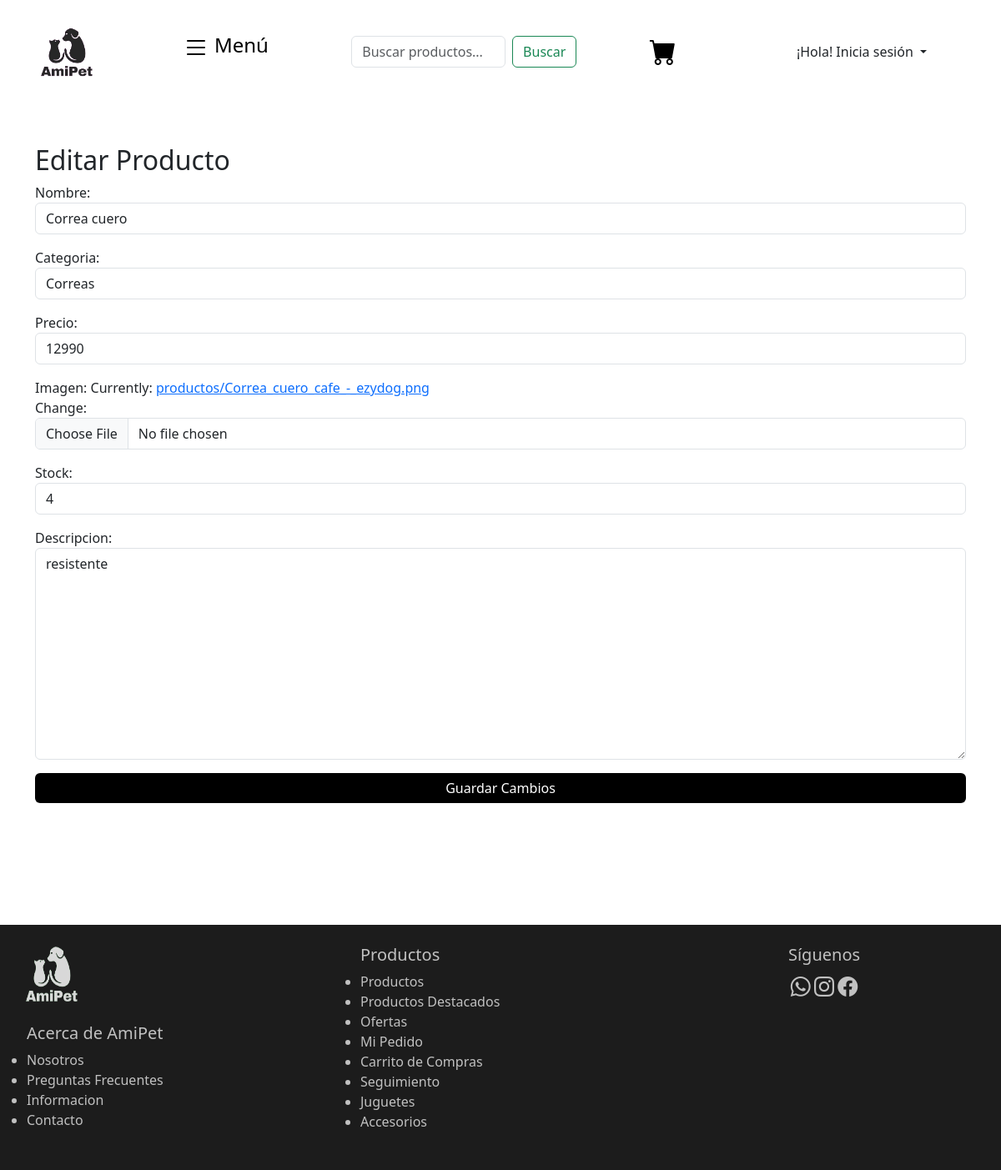
Before: /producto/2/editar/ with the older database file.
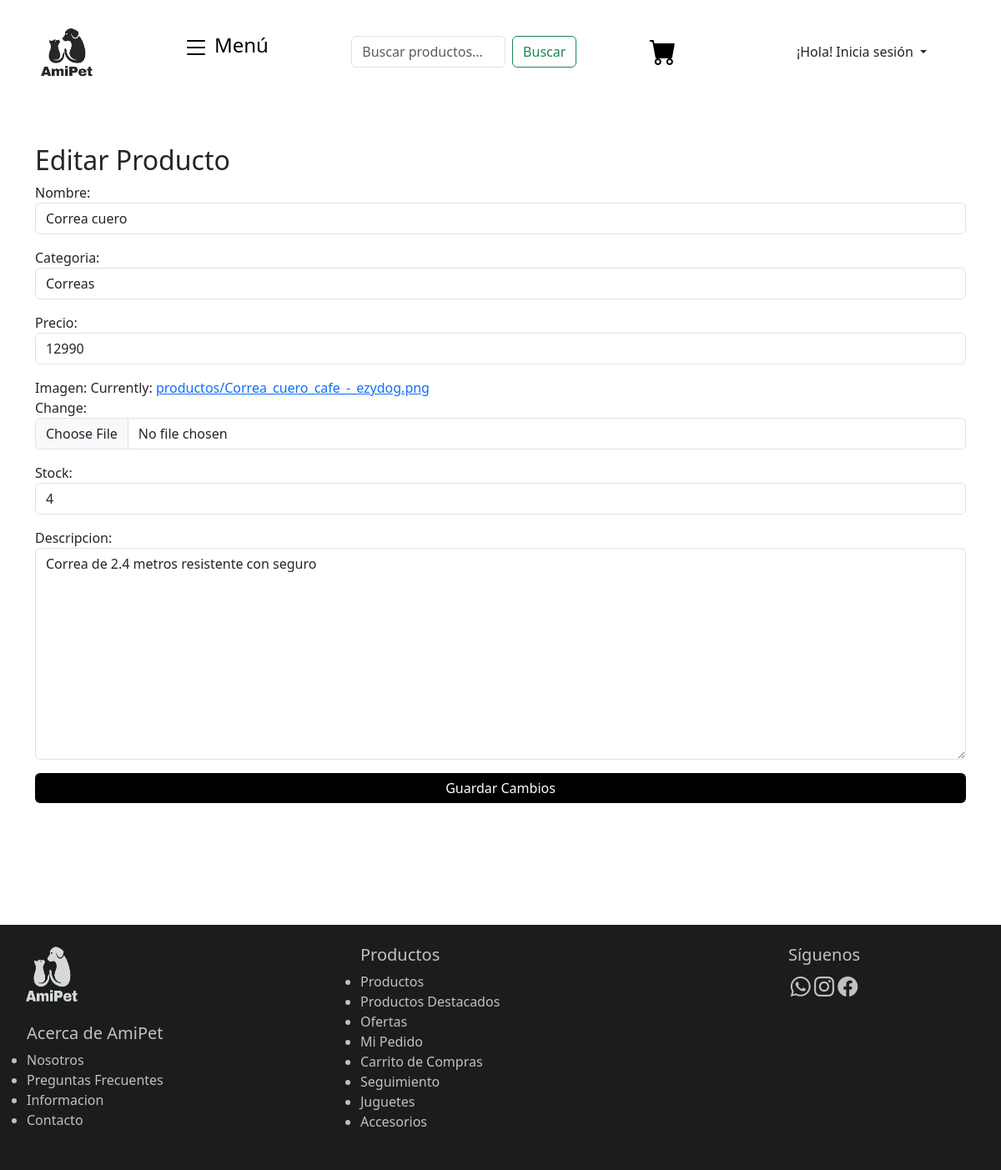
After: the same page with the newer database file.
### CarritoApp/models.py (models this page shows, shortened)
class Producto(models.Model):
    nombre = models.CharField(max_length=64)
    categoria = models.ForeignKey(Categoria, on_delete=models.CASCADE)  # Updated to ForeignKey
    precio = models.IntegerField()
    imagen = models.ImageField(upload_to='productos/', default='media/default.png')
    stock = models.IntegerField(default=0)
    descripcion = models.TextField(blank=True, null=True)

class Categoria(models.Model):
    nombre = models.CharField(max_length=50, unique=True)
    def __str__(self):
        return self.nombre

### CarritoApp/views.py (the view)
# urls.py: path('producto/<int:pk>/editar/', views.editar_producto, name='editar_producto'),
def editar_producto(request, pk):
    producto = get_object_or_404(Producto, pk=pk)
    if request.method == 'POST':
        form = ProductoForm(request.POST, request.FILES, instance=producto)
        if form.is_valid():
            form.save()
            return redirect('Tienda')  # Redirige a la lista de productos o a otro lugar
    else:
        form = ProductoForm(instance=producto)
    return render(request, 'editar_producto.html', {'form': form})

### CarritoApp/forms.py
class ProductoForm(forms.ModelForm):
    class Meta:
        model = Producto
        fields = ['nombre', 'categoria', 'precio', 'imagen', 'stock', 'descripcion']
        widgets = {
            'nombre': forms.TextInput(attrs={'class': 'form-control'}),
            'categoria': forms.Select(attrs={'class': 'form-control'}),  # Updated to Select widget
            'precio': forms.NumberInput(attrs={'class': 'form-control'}),
            'imagen': forms.ClearableFileInput(attrs={'class': 'form-control'}),
            'stock': forms.NumberInput(attrs={'class': 'form-control'}),
            'descripcion': forms.Textarea(attrs={'class': 'form-control'}),
        }

### CarritoApp/context_processors.py (called while the page is built)
def total_carrito(request):
    total = 0
    if request.user.is_authenticated:
        if "carrito" in request.session:
            print("Carrito encontrado en la sesión:", request.session["carrito"])
            for key, value in request.session["carrito"].items():
                total += int(value["acumulado"])
    print("Total del carrito:", total)
    return {"total_carrito": total}

### CarritoApp/templates/editar_producto.html (shortened to what the changed rows need)
<!DOCTYPE html>
{% load static %}
<html lang="es">
<head>
    <link rel="stylesheet" href="https://cdn.jsdelivr.net/npm/bootstrap-icons@1.11.3/font/bootstrap-icons.min.css">
    <link href="{% static 'bootstrap/css/bootstrap.min.css' %}" rel="stylesheet">
    <link href="{% static 'css/index.css' %}" rel="stylesheet">
</head>
<body>
    <div class="container mt-5">
    <h2>Editar Producto</h2>
    <form method="post" enctype="multipart/form-data">
        {{ form.as_p }}
    </form>
  </div>
<br><br><br><br>
</body>
</html>

Changed rows visible on the page:
changed Producto "Correas": descripcion "resistente" → "Correa de 2.4 metros resistente con seguro"
